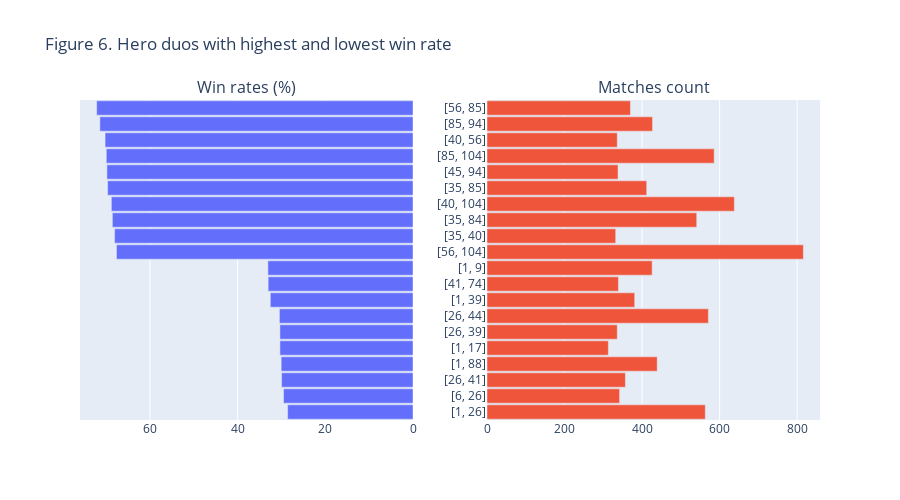

Notebook source saved alongside this figure:
### Markdown cell above
### Team analysis

Because many duos are very rarelly included in a draft those that appears in less than 1% of the sampling were removed. This leave only 647 duos in the analysis.

When looking a heroes draf data is clear that the heroes most used individually appear in the most common duos. That is the case of Pudge, Legion Commandar and Slark. However, when looking at the win rate of the duos things change. The duos formed by Clinkz + Undying, Undying + Medusa, and Venomancer + Clinkz presents a win rate above 70%. Althoug this data is limited due the relative small number of matches it is interesting that the heroes with high win rates apeart to archieve even higher rates when play togeter. 

Looking into grups of three heroes data is not clear due the small number of matcches samples. Groups of fourth and five heroes were not analyzed due to computational and time constrains.

### Code cell
### Figure 6. Hero duos with highest and lowest win rate
try:
    combinations_df = pd.read_csv('combinations_df.csv', index_col=0)
except:
    combinations_df = data.get_heroes_combinations(data, max_heroes=2,
                                                   store=True, file='combinations_df.csv')

### keep only duos and above
combinations_df = combinations_df.iloc[124:,]
### selecting combinations that apperar in at least 1% of matches
min_count = data.match_data.shape[0]/100*1
combinations_df = combinations_df.loc[combinations_df['counts'] > min_count]
## Show only highest and lowest win rates
combinations_df.sort_values(by='win_rate', inplace=True, ascending=False)
combinations_df_hl = pd.concat([combinations_df.head(10), combinations_df.tail(10)])
# print('Most common duos:')
# print(combinations_df.sort_values(by='counts', ascending=False) \
#         .head(10)[['combined_ids',  'counts', 'win_rate']])

# create subplots
fig = make_subplots(rows=1, cols=2, shared_xaxes=True,
                    shared_yaxes=True, horizontal_spacing=0.1,
                    subplot_titles=['Win rates (%)', 'Matches count'])

fig.append_trace(go.Bar(y=combinations_df_hl['combined_ids'],
                         x=combinations_df_hl['win_rate'],
                         orientation='h', width=0.4, showlegend=False), 1, 1)
fig.append_trace(go.Bar(y=combinations_df_hl['combined_ids'], 
                        x=combinations_df_hl['counts'], 
                        orientation='h', 
                        width=0.4, showlegend=False), 1, 2,)
fig.layout.height = 500
fig.update_traces(width=0.9)
fig['layout']['xaxis']['autorange'] = 'reversed'
fig['layout']['yaxis']['autorange'] = 'reversed'
fig['layout']['yaxis2']['autorange'] = 'reversed'
fig['layout']['yaxis']['showticklabels'] = False
fig['layout']['yaxis2']['showticklabels'] = True
fig.update_layout(showlegend=False,
                  title_text="Figure 6. Hero duos with highest and lowest win rate")

fig.show()

### Figure 1 — Plotly figure (JSON) as saved in the notebook; plotly's stock layout.template omitted (floating-point values rounded to 4 significant figures)
{"data": [{"orientation": "h", "showlegend": false, "type": "bar", "width": 0.9, "x": [72.16, 71.43, 70.24, 69.97, 69.82, 69.66, 68.81, 68.58, 68.07, 67.65, 33.1, 33.04, 32.55, 30.47, 30.36, 30.35, 30.07, 29.97, 29.53, 28.6], "xaxis": "x", "y": ["[56, 85]", "[85, 94]", "[40, 56]", "[85, 104]", "[45, 94]", "[35, 85]", "[40, 104]", "[35, 84]", "[35, 40]", "[56, 104]", "[1, 9]", "[41, 74]", "[1, 39]", "[26, 44]", "[26, 39]", "[1, 17]", "[1, 88]", "[26, 41]", "[6, 26]", "[1, 26]"], "yaxis": "y"}, {"orientation": "h", "showlegend": false, "type": "bar", "width": 0.9, "x": [370, 427, 336, 586, 338, 412, 638, 541, 332, 816, 426, 339, 381, 571, 336, 313, 439, 357, 342, 563], "xaxis": "x2", "y": ["[56, 85]", "[85, 94]", "[40, 56]", "[85, 104]", "[45, 94]", "[35, 85]", "[40, 104]", "[35, 84]", "[35, 40]", "[56, 104]", "[1, 9]", "[41, 74]", "[1, 39]", "[26, 44]", "[26, 39]", "[1, 17]", "[1, 88]", "[26, 41]", "[6, 26]", "[1, 26]"], "yaxis": "y2"}], "layout": {"annotations": [{"font": {"size": 16}, "showarrow": false, "text": "Win rates (%)", "x": 0.225, "xanchor": "center", "xref": "paper", "y": 1, "yanchor": "bottom", "yref": "paper"}, {"font": {"size": 16}, "showarrow": false, "text": "Matches count", "x": 0.775, "xanchor": "center", "xref": "paper", "y": 1, "yanchor": "bottom", "yref": "paper"}], "height": 500, "showlegend": false, "title": {"text": "Figure 6. Hero duos with highest and lowest win rate"}, "xaxis": {"anchor": "y", "autorange": "reversed", "domain": [0, 0.45]}, "xaxis2": {"anchor": "y2", "domain": [0.55, 1]}, "yaxis": {"anchor": "x", "autorange": "reversed", "domain": [0, 1], "showticklabels": false}, "yaxis2": {"anchor": "x2", "autorange": "reversed", "domain": [0, 1], "matches": "y", "showticklabels": true}}}
